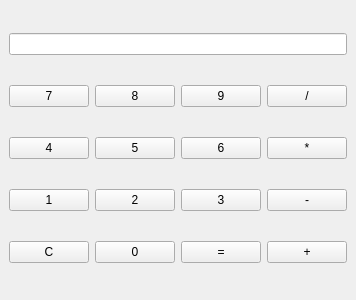
<?xml version="1.0" encoding="UTF-8"?>
<ui version="4.0">
 <class>MainWindow</class>
 <widget class="QMainWindow" name="MainWindow">
  <property name="geometry"><rect><x>0</x><y>0</y><width>250</width><height>300</height></rect></property>
  <widget class="QWidget" name="centralwidget">
   <layout class="QGridLayout" name="gridLayout">
    <item row="0" column="0" colspan="4">
     <widget class="QLineEdit" name="pantalla"><property name="alignment"><set>Qt::AlignRight</set></property></widget>
    </item>
    <item row="1" column="0"><widget class="QPushButton" name="btn_7"><property name="text"><string>7</string></property></widget></item>
    <item row="1" column="1"><widget class="QPushButton" name="btn_8"><property name="text"><string>8</string></property></widget></item>
    <item row="1" column="2"><widget class="QPushButton" name="btn_9"><property name="text"><string>9</string></property></widget></item>
    <item row="1" column="3"><widget class="QPushButton" name="btn_div"><property name="text"><string>/</string></property></widget></item>
    <item row="2" column="0"><widget class="QPushButton" name="btn_4"><property name="text"><string>4</string></property></widget></item>
    <item row="2" column="1"><widget class="QPushButton" name="btn_5"><property name="text"><string>5</string></property></widget></item>
    <item row="2" column="2"><widget class="QPushButton" name="btn_6"><property name="text"><string>6</string></property></widget></item>
    <item row="2" column="3"><widget class="QPushButton" name="btn_mul"><property name="text"><string>*</string></property></widget></item>
    <item row="3" column="0"><widget class="QPushButton" name="btn_1"><property name="text"><string>1</string></property></widget></item>
    <item row="3" column="1"><widget class="QPushButton" name="btn_2"><property name="text"><string>2</string></property></widget></item>
    <item row="3" column="2"><widget class="QPushButton" name="btn_3"><property name="text"><string>3</string></property></widget></item>
    <item row="3" column="3"><widget class="QPushButton" name="btn_res"><property name="text"><string>-</string></property></widget></item>
    <item row="4" column="0"><widget class="QPushButton" name="btn_c"><property name="text"><string>C</string></property></widget></item>
    <item row="4" column="1"><widget class="QPushButton" name="btn_0"><property name="text"><string>0</string></property></widget></item>
    <item row="4" column="2"><widget class="QPushButton" name="btn_eq"><property name="text"><string>=</string></property></widget></item>
    <item row="4" column="3"><widget class="QPushButton" name="btn_sum"><property name="text"><string>+</string></property></widget></item>
   </layout>
  </widget>
 </widget>
</ui>
